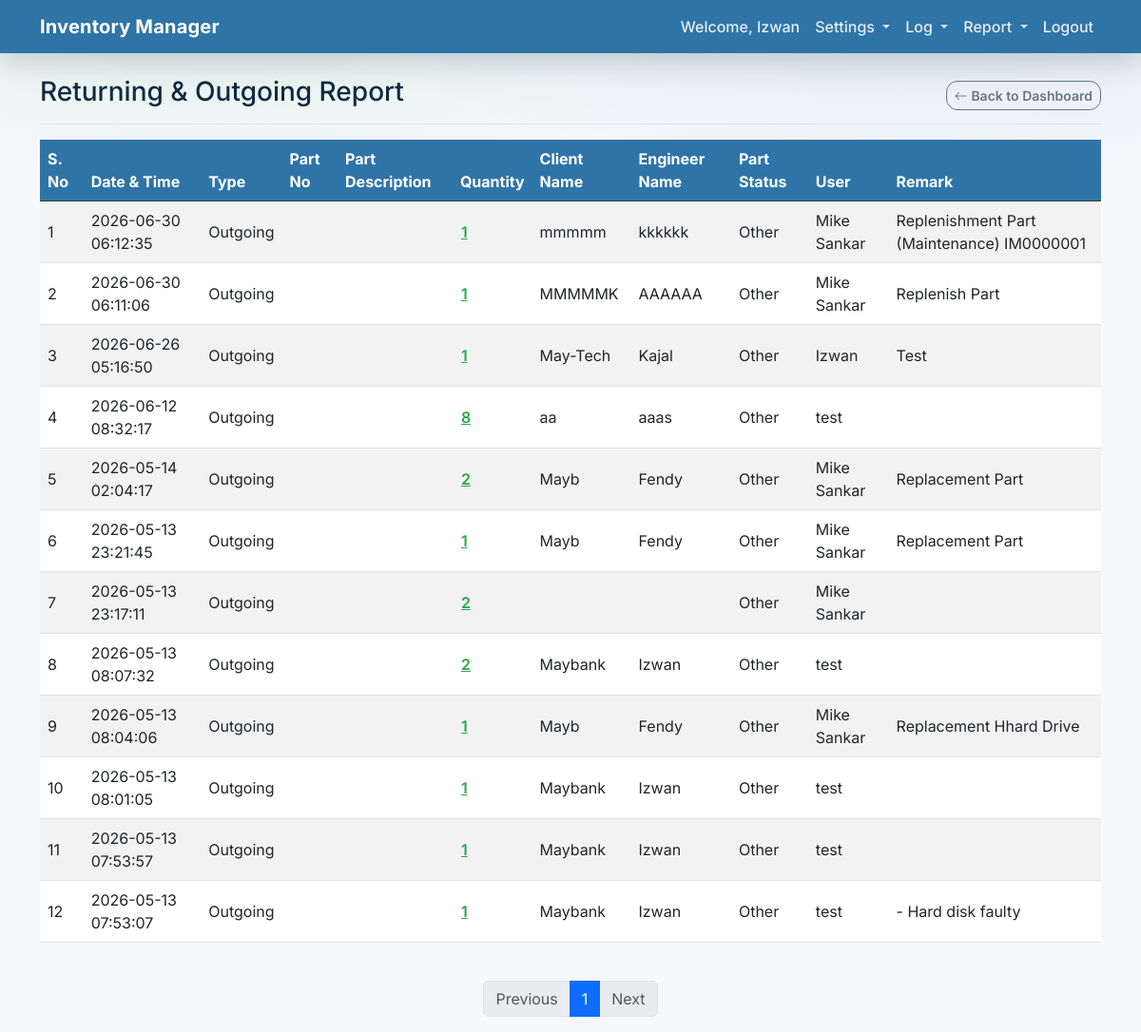
The app's page /movements (signed in) with its own data.
### app/models.py (models this page shows)
class User(Base):
    __tablename__ = "users"
    id = Column(Integer, primary_key=True, index=True)
    email = Column(String, unique=True, index=True)
    hashed_password = Column(String)
    full_name = Column(String, nullable=True)
    is_active = Column(Boolean, default=True)
    is_admin = Column(Boolean, default=False)

### app/main.py (the view)
@app.get("/movements", response_class=HTMLResponse)
async def movements_report(
    request: Request,
    page: int = 1,
    limit: int = 20,
    type: str | None = None,
    db: Session = Depends(get_db),
):
    user = await auth.get_current_user_from_cookie(request, db)
    if not user:
        return RedirectResponse(url="/login?session_expired=true")
    if type == "returning":
        actions = ["RETURNING_PART"]
        include_prefix = None
        exclude_actions = None
        report_title = "Returning Log"
        report_type = "returning"
    elif type == "outgoing":
        actions = ["OUTGOING_PART"]
        include_prefix = None
        exclude_actions = None
        report_title = "Outgoing Log"
        report_type = "outgoing"
    else:
        actions = None
        include_prefix = None
        exclude_actions = None
        report_title = "Returning & Outgoing Report"
        report_type = None
    skip = (page - 1) * limit
    logs, total_count = crud.get_movement_logs(
        db,
        skip=skip,
        limit=limit,
        actions=actions,
        include_prefix=include_prefix,
        exclude_actions=exclude_actions,
    )
    total_pages = (total_count + limit - 1) // limit
    movements = []
    for log in logs:
        created_at = log.created_at
        created_at_str = created_at.strftime("%Y-%m-%d %H:%M:%S") if created_at else ""
        user_label = ""
        if log.user:
            user_label = log.user.full_name or log.user.email or ""
        part_no = log.part.sku if log.part else ""
        part_name = log.part.name if log.part else ""
        quantity = ""
        client_name = ""
        engineer_name = ""
        part_status = ""
        remark = ""
        serials = ""
        if log.description:
            segments = [s.strip() for s in log.description.split(";")]
            for seg in segments:
                if seg.lower().startswith("quantity:"):
                    quantity = seg.split(":", 1)[1].strip()
                elif seg.lower().startswith("client:"):
                    client_name = seg.split(":", 1)[1].strip()
                elif seg.lower().startswith("engineer:"):
                    engineer_name = seg.split(":", 1)[1].strip()
                elif seg.lower().startswith("status:"):
                    part_status = seg.split(":", 1)[1].strip()
                elif seg.lower().startswith("serial no:"):
                    serials = seg.split(":", 1)[1].strip()
                elif seg.lower().startswith("remark:"):
                    remark = seg.split(":", 1)[1].strip()
        movements.append(
            {
                "created_at": created_at_str,
                "action": log.action,
                "user": user_label,
                "part_no": part_no,
                "part_name": part_name,
                "quantity": quantity,
                "client_name": client_name,
                "engineer_name": engineer_name,
                "part_status": part_status,
                "remark": remark,
                "serials": serials,
            }
        )
    return templates.TemplateResponse(
        request,
        "movements.html",
        {
            "request": request,
            "user": user,
            "movements": movements,
            "page": page,
            "limit": limit,
            "total_pages": total_pages,
            "total_count": total_count,
            "report_title": report_title,
            "report_type": report_type,
        },
    )

### app/templates/movements.html (shortened to what this page needs)
{% extends "base.html" %}
{% block content %}
<div class="d-flex justify-content-between flex-wrap flex-md-nowrap align-items-center pb-2 mb-3 border-bottom">
    <h2 class="h3">{{ report_title }}</h2>
    <div class="btn-toolbar mb-2 mb-md-0 gap-2">
        <a href="/" class="btn btn-outline-secondary btn-sm">
            <i class="bi bi-arrow-left"></i> Back to Dashboard
        </a>
    </div>
</div>
<div class="table-responsive">
    <table class="table table-striped table-hover align-middle">
        <thead class="table-dark">
            <tr>
                <th scope="col">S. No</th>
                <th scope="col">Date &amp; Time</th>
                <th scope="col">Type</th>
                <th scope="col">Part No</th>
                <th scope="col">Part Description</th>
                <th scope="col">Quantity</th>
                <th scope="col">Client Name</th>
                <th scope="col">Engineer Name</th>
                {% if report_type != 'outgoing' %}
                <th scope="col">Part Status</th>
                {% endif %}
                <th scope="col">User</th>
                <th scope="col">Remark</th>
            </tr>
        </thead>
        <tbody>
            {% for m in movements %}
            <tr>
                <td>{{ (page - 1) * limit + loop.index }}</td>
                <td>{{ m.created_at }}</td>
                <td>
                    {% if m.action == 'OUTGOING_PART' %}
                    Outgoing
                    {% elif m.action == 'RETURNING_FAULTY' %}
                    Returning
                    {% elif m.action == 'RETURNING_PART' %}
                    Returning
                    {% else %}
                    {{ m.action }}
                    {% endif %}
                </td>
                <td>{{ m.part_no }}</td>
                <td>{{ m.part_name }}</td>
                <td>
                    {% if m.quantity %}
                    <button type="button"
                            class="btn btn-link p-0 movement-qty-btn"
                            data-bs-toggle="modal"
                            data-bs-target="#movementDetailModal"
                            data-datetime="{{ m.created_at }}"
                            data-action="{{ m.action }}"
                            data-part-no="{{ m.part_no }}"
                            data-part-name="{{ m.part_name }}"
                            data-quantity="{{ m.quantity }}"
                            data-serials="{{ m.serials }}"
                            data-client="{{ m.client_name }}"
                            data-engineer="{{ m.engineer_name }}"
                            data-status="{{ m.part_status }}"
                            data-user="{{ m.user }}"
                            data-remark="{{ m.remark }}">
                        {{ m.quantity }}
                    </button>
                    {% else %}
                    {{ m.quantity }}
                    {% endif %}
                </td>
                <td>{{ m.client_name }}</td>
                <td>{{ m.engineer_name }}</td>
                {% if report_type != 'outgoing' %}
                <td>{{ m.part_status }}</td>
                {% endif %}
                <td>{{ m.user }}</td>
                <td>{{ m.remark }}</td>
            </tr>
            {% else %}
            <tr>
                <td colspan="{% if report_type == 'outgoing' %}10{% else %}11{% endif %}" class="text-center py-4 text-muted">
                    No movements recorded yet.
                </td>
            </tr>
            {% endfor %}
        </tbody>
    </table>
</div>
<nav aria-label="Movements pagination" class="mt-4">
    <ul class="pagination justify-content-center">
        <li class="page-item {% if page == 1 %}disabled{% endif %}">
            <a class="page-link" href="/movements?page={{ page - 1 }}&limit={{ limit }}{% if report_type %}&type={{ report_type }}{% endif %}">Previous</a>
        </li>
        {% for p in range(1, total_pages + 1) %}
        <li class="page-item {% if p == page %}active{% endif %}">
            <a class="page-link" href="/movements?page={{ p }}&limit={{ limit }}{% if report_type %}&type={{ report_type }}{% endif %}">{{ p }}</a>
        </li>
        {% endfor %}
        <li class="page-item {% if page == total_pages %}disabled{% endif %}">
            <a class="page-link" href="/movements?page={{ page + 1 }}&limit={{ limit }}{% if report_type %}&type={{ report_type }}{% endif %}">Next</a>
        </li>
    </ul>
</nav>
{% endblock %}

### app/templates/base.html (shortened to what this page needs)
<!DOCTYPE html>
<html lang="en">
<head>
    <link href="https://cdn.jsdelivr.net/npm/bootstrap@5.3.0/dist/css/bootstrap.min.css" rel="stylesheet">
    <link rel="stylesheet" href="https://cdn.jsdelivr.net/npm/bootstrap-icons@1.11.0/font/bootstrap-icons.css">
    <link rel="stylesheet" href="https://cdn.jsdelivr.net/npm/ag-grid-community/styles/ag-grid.css">
</head>
<body>
    {% block body_content %}
    <nav class="navbar navbar-expand-lg navbar-dark bg-primary mb-4">
        <div class="container">
            <a class="navbar-brand" href="/">Inventory Manager</a>
            <div class="collapse navbar-collapse" id="navbarNav">
                <ul class="navbar-nav ms-auto">
                    {% if user %}
                    <li class="nav-item">
                        <span class="nav-link text-white">Welcome, {{ user.full_name or user.email }}</span>
                    </li>
                    <li class="nav-item dropdown">
                        <a class="nav-link dropdown-toggle" href="#" id="settingsDropdown" role="button" data-bs-toggle="dropdown" aria-expanded="false">
                            Settings
                        </a>
                    </li>
                    <li class="nav-item dropdown">
                        <a class="nav-link dropdown-toggle" href="#" id="logDropdown" role="button" data-bs-toggle="dropdown" aria-expanded="false">
                            Log
                        </a>
                    </li>
                    <li class="nav-item dropdown">
                        <a class="nav-link dropdown-toggle" href="#" id="reportDropdown" role="button" data-bs-toggle="dropdown" aria-expanded="false">
                            Report
                        </a>
                    </li>
                    <li class="nav-item">
                        <a class="nav-link" href="/logout">Logout</a>
                    </li>
                    {% endif %}
                </ul>
            </div>
        </div>
    </nav>
    <div class="container">
        {% block content %}{% endblock %}
    </div>
    {% endblock %}
</body>
</html>

### app/templates/base.html (style rules this page uses)
:root { --bb-navy: #2f74a7; --bb-navy-hover: #275f88; --bb-teal: #2aa84a; --bb-teal-hover: #228a3d; --bb-bg: #f6f8fb; --bb-surface: #ffffff; --bb-border: #e6edf5; --bb-text: #102a43; --bb-muted: #6b7a90; --bs-primary: var(--bb-navy); --bs-link-color: var(--bb-teal); --bs-link-hover-color: var(--bb-teal-hover); --bs-body-font-family: Inter, system-ui, -apple-system, "Segoe UI", Roboto, "Helvetica Neue", Arial, "Noto Sans", "Liberation Sans", sans-serif; }
body { background: radial-gradient(900px 300px at 20% 0%, rgba(42, 168, 74, 0.10), rgba(42, 168, 74, 0.0) 65%), radial-gradient(900px 300px at 80% 0%, rgba(47, 116, 167, 0.12), rgba(47, 116, 167, 0.0) 65%), var(--bb-bg); color: var(--bb-text); }
.navbar.bg-primary { background-color: var(--bb-navy) !important; box-shadow: 0 10px 30px rgba(16, 42, 67, 0.18); }
.navbar-brand { font-weight: 700; letter-spacing: 0.2px; }
.nav-link { font-weight: 500; }
.navbar .nav-link { color: rgba(255, 255, 255, 0.88) !important; }
.navbar .dropdown-toggle::after { opacity: 0.9; }
.btn { border-radius: 12px; font-weight: 600; }
.table-dark { --bs-table-bg: var(--bb-navy); --bs-table-striped-bg: rgba(255, 255, 255, 0.04); --bs-table-striped-color: #ffffff; --bs-table-color: #ffffff; }

### records on screen
User: full_name "Izwan", index "8", created_at "2026-05-13 08:07:32", quantity "2", client_name "Maybank", engineer_name "Izwan", part_status "Other", user "test", index "10", created_at "2026-05-13 08:01:05", quantity "1", index "11", created_at "2026-05-13 07:53:57", index "12", created_at "2026-05-13 07:53:07", remark "- Hard disk faulty"
User: user "Mike Sankar" "Mike Sankar" "Mike Sankar" "Mike Sankar" "Mike Sankar" "Mike Sankar"
User: index "3", created_at "2026-06-26 05:16:50", quantity "1", client_name "May-Tech", engineer_name "Kajal", part_status "Other", user "Izwan", remark "Test", user "test"

### other values on screen
{{ report_title }} "Returning & Outgoing Report"
{{ (page - 1) * limit + loop.index }} "1" "2" "4" "5" "6" "7" "9"
{{ m.created_at }} "2026-06-30 06:12:35" "2026-06-30 06:11:06" "2026-06-12 08:32:17" "2026-05-14 02:04:17" "2026-05-13 23:21:45" "2026-05-13 23:17:11" "2026-05-13 08:04:06"
{{ m.quantity }} "1" "1" "8" "2" "1" "2" "1"
{{ m.client_name }} "mmmmm" "MMMMMK" "aa" "Mayb" "Mayb" "Mayb"
{{ m.engineer_name }} "kkkkkk" "AAAAAA" "aaas" "Fendy" "Fendy" "Fendy"
{{ m.part_status }} "Other" "Other" "Other" "Other" "Other" "Other" "Other"
{{ m.remark }} "Replenishment Part (Maintenance) IM0000001" "Replenish Part" "Replacement Part" "Replacement Part" "Replacement Hhard Drive"
{{ p }} "1"
